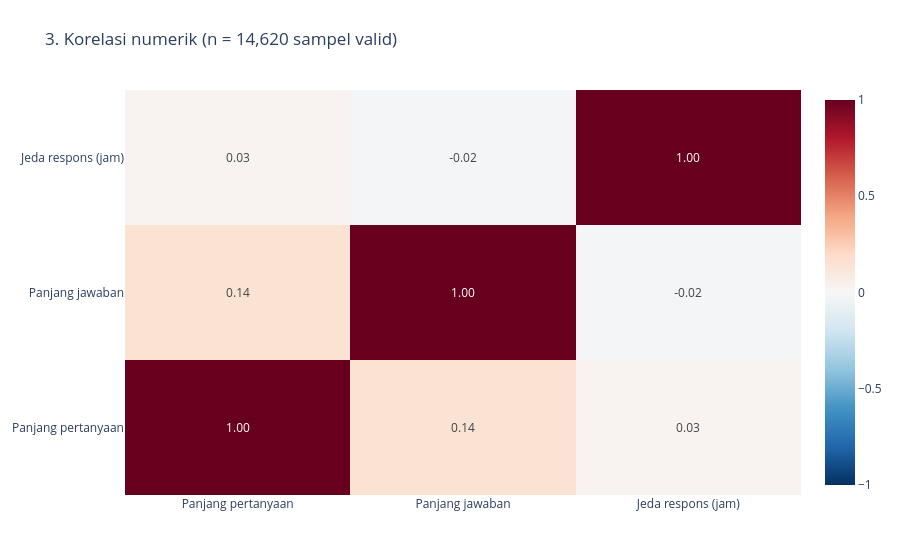

The notebook cell saved with this chart:
### Code cell
corr_df = numeric_sample.filter(
    pl.col('response_hours').is_not_null() &
    pl.col('response_hours').is_between(0, MAX_RESPONSE_HOURS) &
    (pl.col('question_length') <= summary['p99_pertanyaan']) &
    (pl.col('answer_length') <= summary['p99_jawaban'])
).select(['question_length', 'answer_length', 'response_hours']).drop_nulls()
if corr_df.height < 3:
    raise ValueError('Terlalu sedikit record valid untuk korelasi; periksa hasil parsing tanggal M2.')

corr_features = ['question_length', 'answer_length', 'response_hours']
X = corr_df.to_numpy().astype(float)
with np.errstate(invalid='ignore', divide='ignore'):
    corr_matrix = np.corrcoef(X, rowvar=False)
annotation = [['—' if math.isnan(float(x)) else f'{x:.2f}' for x in row] for row in corr_matrix]
labels_corr = ['Panjang pertanyaan', 'Panjang jawaban', 'Jeda respons (jam)']
fig3 = go.Figure(go.Heatmap(
    x=labels_corr, y=labels_corr, z=corr_matrix,
    zmin=-1, zmax=1, zmid=0,
    colorscale='RdBu', reversescale=True,
    text=annotation, texttemplate='%{text}',
    hovertemplate='%{x} vs %{y}<br>Pearson r: %{z:.3f}<extra></extra>',
))
fig3.update_layout(title=f'3. Korelasi numerik (n = {corr_df.height:,} sampel valid)')
publish(fig3, '03_korelasi_heatmap.html')

### Figure 1 — Plotly figure (JSON) as saved in the notebook; plotly's stock layout.template omitted (floating-point values rounded to 4 significant figures)
{"data": [{"colorscale": [[0, "rgb(103,0,31)"], [0.1, "rgb(178,24,43)"], [0.2, "rgb(214,96,77)"], [0.3, "rgb(244,165,130)"], [0.4, "rgb(253,219,199)"], [0.5, "rgb(247,247,247)"], [0.6, "rgb(209,229,240)"], [0.7, "rgb(146,197,222)"], [0.8, "rgb(67,147,195)"], [0.9, "rgb(33,102,172)"], [1, "rgb(5,48,97)"]], "hovertemplate": "%{x} vs %{y}<br>Pearson r: %{z:.3f}<extra></extra>", "reversescale": true, "text": [["1.00", "0.14", "0.03"], ["0.14", "1.00", "-0.02"], ["0.03", "-0.02", "1.00"]], "texttemplate": "%{text}", "type": "heatmap", "x": ["Panjang pertanyaan", "Panjang jawaban", "Jeda respons (jam)"], "y": ["Panjang pertanyaan", "Panjang jawaban", "Jeda respons (jam)"], "z": [[1.0, 0.1441, 0.02794], [0.1441, 1.0, -0.02324], [0.02794, -0.02324, 1.0]], "zmax": 1, "zmid": 0, "zmin": -1}], "layout": {"hovermode": "closest", "margin": {"b": 65, "l": 60, "r": 30, "t": 90}, "title": {"text": "3. Korelasi numerik (n = 14,620 sampel valid)"}}}
